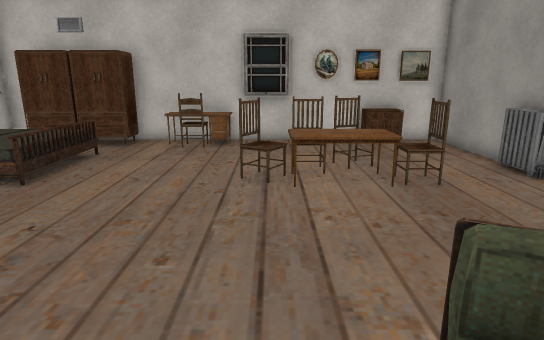
[1] (above)

16 first-person views from a walk through a 3-D level made in the Unity game engine. The camera is 1.2 m above the floor, tilts 14° down and sees 75° across. The floor is counted in squares, 0.5 m on a side. Each view is taken from the middle of a square. On the plan, view 1 faces up. The plan holds only what a view shows up to about 20 squares ahead; the rest is blank. The player is left out. Some animated figures are left out.

[2]
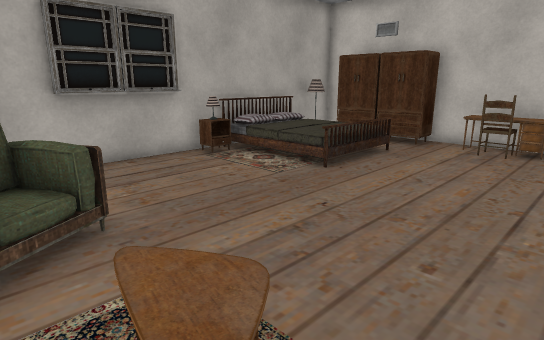

[3]
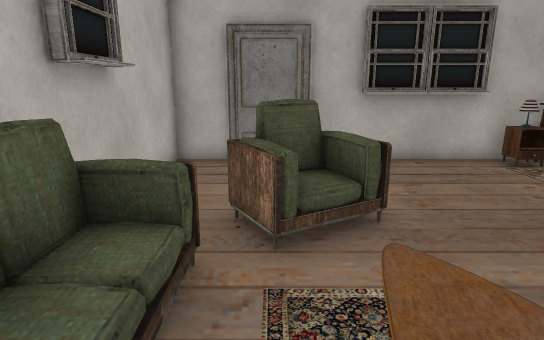

[4]
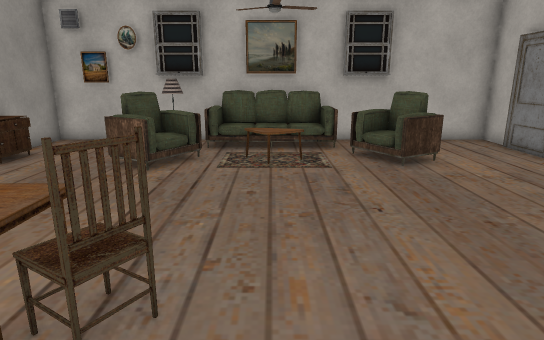

[5]
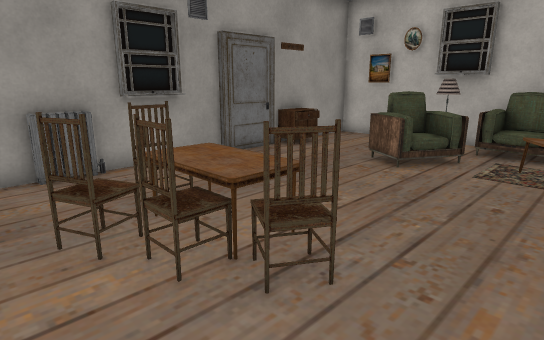

[6]
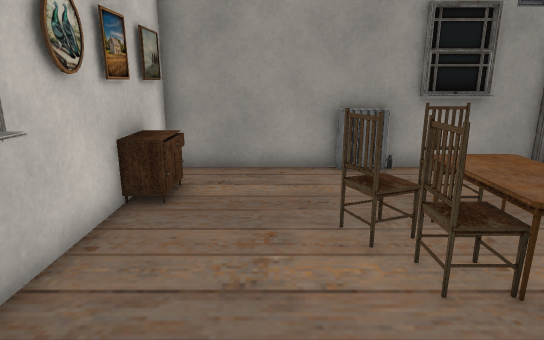

[7]
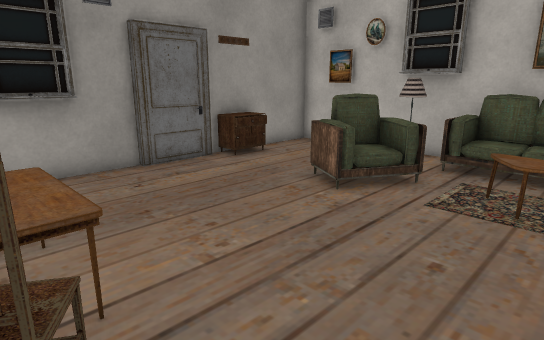

[8]
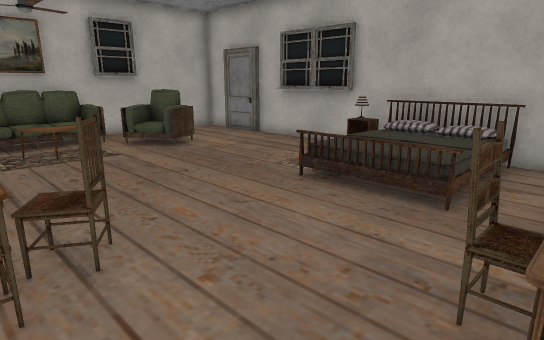

[9]
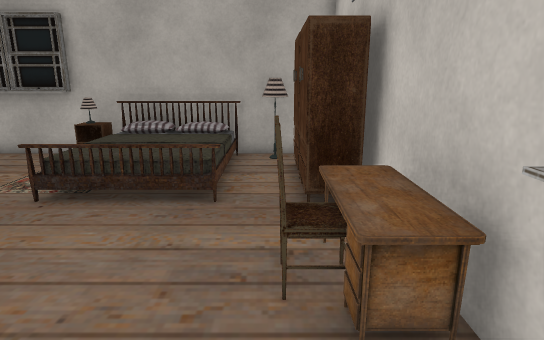

[10]
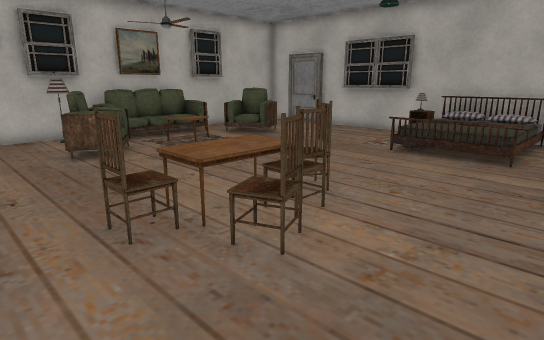

[11]
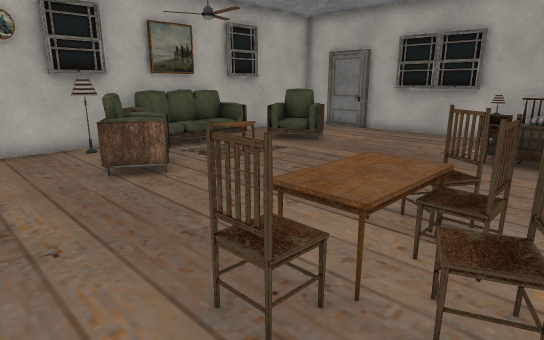

[12]
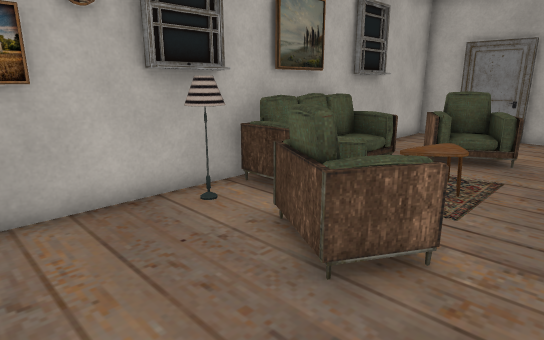

[13]
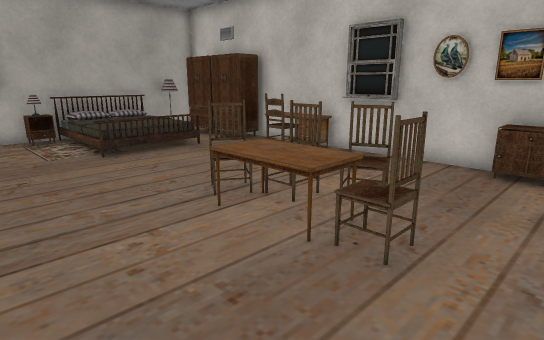

[14]
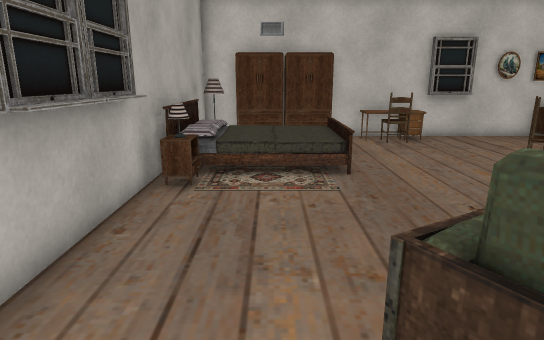

[15]
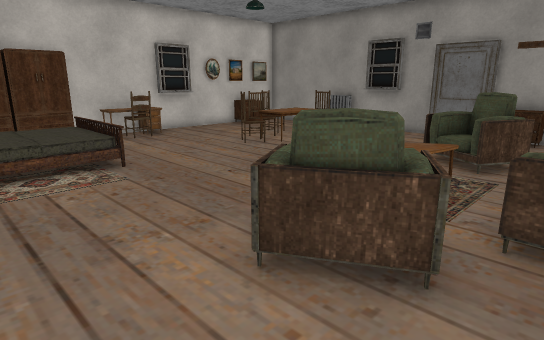

[16]
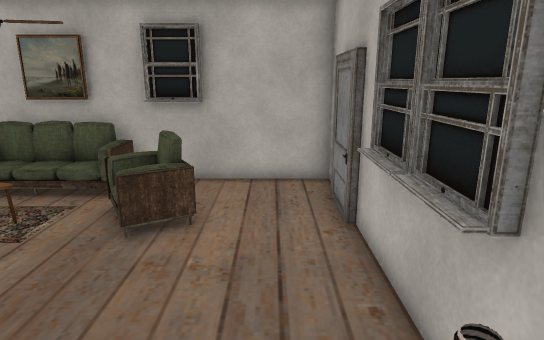

### Floor plan
Key: @ floor where view 1 was taken; # wall or solid block; . main floor; : floor 0.5 m higher than the main floor; / step, stairs or slope; O other object.
Columns run from 11 left of view 1 to 7 right of it. Each row starts with its distance up from view 1.
 15 ##  ###############
 14 #.OOOO.OOO ....OO.#
 13 #O/./...O.........#
 12 O/////............#
 11 #   ::.......O....#
 10 #   ::......O.....O
  9 #O::::....OOOOOO..#
  8 #O   O.....OOOO...#
  7 #O................#
  6 # ................#
  5 #.................#
  4 #.................#
  3 #.................#
  2 #....O......OOO..O#
  1 #...OO..   OOOO..OO
  0 #...OOO....@OO...O#
 -1 #....O.O...O......#
 -2 #....  OOOOO O....#
 -3 ###################

Positions as (right, up) in squares from view 1, and headings:
1: (0, 0), facing up
2: (0, 0), facing up-left
3: (0, 0), facing left
4: (-2, 12), facing down
5: (-3, 12), facing down-right
6: (-3, 12), facing right
7: (-3, 9), facing down-right
8: (1, 14), facing down-left
9: (1, 13), facing left
10: (6, 14), facing down-left
11: (6, 11), facing down-left
12: (6, 4), facing down-left
13: (6, 4), facing up-left
14: (-8, -1), facing up
15: (-10, -2), facing up-right
16: (-9, 9), facing down
